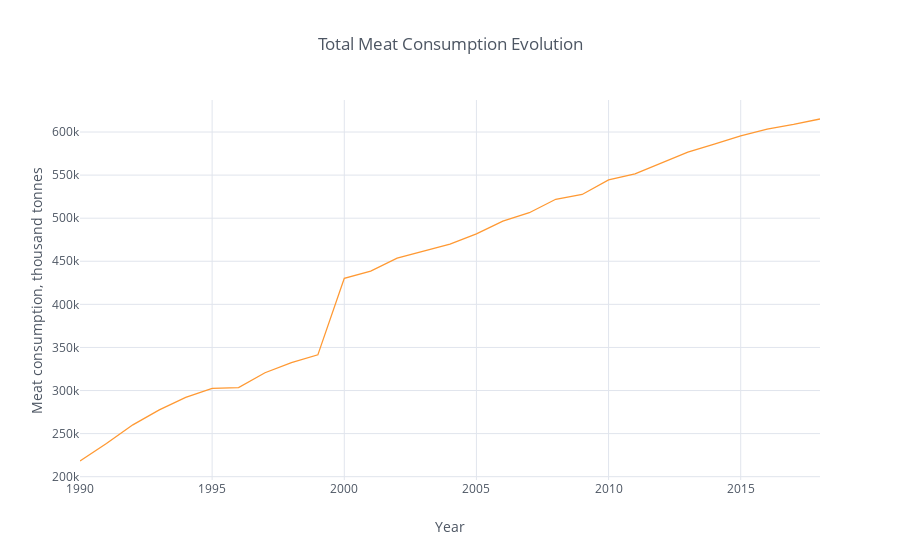

The cell this chart's notebook holds for it:
### Markdown cell above
## Building Plotly graphs with Cufflinks

The main advantage of using Cufflinks over native Plotly syntax is that it is much less verbose and can be used directly on pandas dataframe objects. You can find full Cufflinks documentation [here](https://plot.ly/ipython-notebooks/cufflinks/).

Let's recreate the same line chart using cufflinks.

### Code cell
# Option 1: we can use iplot directly on the pandas series resulting from the groupby
df_total_clean.groupby('TIME').Value.sum().round(0).iplot(kind='line', 
                                                    title='Total Meat Consumption Evolution',
                                                    xTitle='Year',
                                                    yTitle='Meat consumption, thousand tonnes')

### Figure 1 — Plotly figure (JSON) as saved in the notebook; plotly's stock layout.template omitted (floating-point values rounded to 4 significant figures)
{"data": [{"line": {"color": "rgba(255, 153, 51, 1.0)", "dash": "solid", "shape": "linear", "width": 1.3}, "mode": "lines", "name": "Value", "text": "", "type": "scatter", "uid": "738f2b9e-fc21-446e-848b-487683991140", "x": [1990, 1991, 1992, 1993, 1994, 1995, 1996, 1997, 1998, 1999, 2000, 2001, 2002, 2003, 2004, 2005, 2006, 2007, 2008, 2009, 2010, 2011, 2012, 2013, 2014, 2015, 2016, 2017, 2018], "y": [218203, 238417, 260198, 277449, 292060, 302593, 303447, 320615, 332461, 341410, 430161, 438483, 453547, 461973, 469940, 481864, 496697, 506330, 521975, 527523, 544439, 551565, 564106, 576559, 585890, 595643, 603474, 608799, 615118]}], "layout": {"legend": {"bgcolor": "#FFFFFF", "font": {"color": "#4D5663"}}, "paper_bgcolor": "#FFFFFF", "plot_bgcolor": "#FFFFFF", "title": {"font": {"color": "#4D5663"}, "text": "Total Meat Consumption Evolution"}, "xaxis": {"gridcolor": "#E1E5ED", "showgrid": true, "tickfont": {"color": "#4D5663"}, "title": {"font": {"color": "#4D5663"}, "text": "Year"}, "zerolinecolor": "#E1E5ED"}, "yaxis": {"gridcolor": "#E1E5ED", "showgrid": true, "tickfont": {"color": "#4D5663"}, "title": {"font": {"color": "#4D5663"}, "text": "Meat consumption, thousand tonnes"}, "zerolinecolor": "#E1E5ED"}}}
